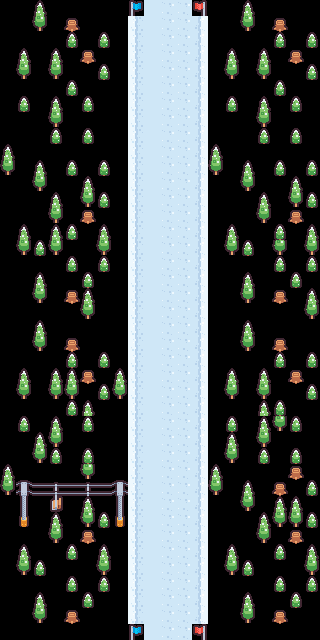

This game map was drawn from its Tiled (.tmx) file and the tilesets committed beside it. A one-line description and the full map source follow:
An orthogonal 20x40 tile map with 16x16 px tiles, 1 tile layer (Background) and 7 objects (4x Snowman, Finished, Trail, Player).

<map version="1.10" tiledversion="1.10.2" orientation="orthogonal" renderorder="right-down" width="20" height="40" tilewidth="16" tileheight="16" infinite="0" nextlayerid="4" nextobjectid="20">
 <tileset firstgid="1" name="tilemap_packed" tilewidth="16" tileheight="16" tilecount="132" columns="12">
  <image source="../images/Tilemap/tilemap_packed.png" width="192" height="176" />
 </tileset>
 <layer id="1" name="Background" width="20" height="40">
  <data encoding="csv">
0,0,7,0,0,0,0,0,22,3,4,4,21,0,0,7,0,0,0,0,
0,0,19,0,48,0,0,0,2,3,4,4,5,0,0,19,0,48,0,0,
0,0,0,0,31,0,31,0,2,3,4,4,5,0,0,0,0,31,0,31,
0,7,0,7,0,48,0,0,2,3,4,4,5,0,7,0,7,0,48,0,
0,19,0,19,0,0,31,0,2,3,4,4,5,0,19,0,19,0,0,31,
0,0,0,0,31,0,0,0,2,3,4,4,5,0,0,0,0,31,0,0,
0,31,0,7,0,31,0,0,2,3,4,4,5,0,31,0,7,0,31,0,
0,0,0,19,0,0,0,0,2,3,4,4,5,0,0,0,19,0,0,0,
0,0,0,31,0,31,0,0,2,3,4,4,5,0,0,0,31,0,31,0,
7,0,0,0,0,0,0,0,2,3,4,4,5,7,0,0,0,0,0,0,
19,0,7,0,31,0,31,0,2,3,4,4,5,19,0,7,0,31,0,31,
0,0,19,0,0,7,0,0,2,3,4,4,5,0,0,19,0,0,7,0,
0,0,0,7,0,19,31,0,2,3,4,4,5,0,0,0,7,0,19,31,
0,0,0,19,0,48,0,0,2,3,4,4,5,0,0,0,19,0,48,0,
0,7,0,7,31,0,7,0,2,3,4,4,5,0,7,0,0,31,0,7,
0,19,31,19,0,0,19,0,2,3,4,4,5,0,19,31,0,19,0,19,
0,0,0,0,31,0,31,0,2,3,4,4,5,0,0,0,0,31,0,31,
0,0,7,0,0,31,0,0,2,3,4,4,5,0,0,7,0,0,31,0,
0,0,19,0,48,7,0,0,2,3,4,4,5,0,0,19,0,48,0,7,
0,0,0,0,0,19,0,0,2,3,4,4,5,0,0,0,0,0,0,19,
0,0,7,0,0,0,0,0,2,3,4,4,5,0,0,7,0,0,0,0,
0,0,19,0,48,0,0,0,2,3,4,4,5,0,0,19,0,48,0,0,
0,0,0,0,31,0,31,0,2,3,4,4,5,0,0,0,0,31,0,31,
0,7,0,7,7,48,0,7,2,3,4,4,5,0,7,0,7,0,48,0,
0,19,0,19,19,0,31,19,2,3,4,4,5,0,19,0,19,0,0,31,
0,0,0,0,31,7,0,0,2,3,4,4,5,0,0,0,7,31,0,0,
0,31,0,7,0,31,0,0,2,3,4,4,5,0,31,0,7,19,31,0,
0,0,7,19,0,0,0,0,2,3,4,4,5,0,7,0,19,0,0,0,
0,0,19,31,0,31,0,0,2,3,4,4,5,0,19,0,31,0,31,0,
7,0,0,0,0,19,0,0,2,3,4,4,5,7,0,0,0,0,48,0,
19,43,47,46,47,46,47,43,2,3,4,4,5,19,0,7,0,48,0,31,
0,55,0,58,0,7,0,55,2,3,4,4,5,0,0,19,0,7,7,0,
0,67,0,7,0,19,31,67,2,3,4,4,5,0,0,0,7,19,19,31,
0,0,0,19,0,48,0,0,2,3,4,4,5,0,0,0,19,0,48,0,
0,7,0,0,31,0,7,0,2,3,4,4,5,0,7,0,0,31,0,7,
0,19,31,0,0,0,19,0,2,3,4,4,5,0,19,31,0,0,0,19,
0,0,0,0,31,0,31,0,2,3,4,4,5,0,0,0,0,31,0,31,
0,0,7,0,0,31,0,0,2,3,4,4,5,0,0,7,0,0,31,0,
0,0,19,0,48,0,0,0,2,3,4,4,5,0,0,19,0,48,0,0,
0,0,0,0,0,0,0,0,22,3,4,4,21,0,0,0,0,0,0,0
</data>
 </layer>
 <objectgroup id="2" name="Trigger" class="Trigger">
  <object id="12" type="Finished" x="128" y="636" width="80" height="4" />
  <object id="16" type="Trail" x="136" y="0">
   <polygon points="0,0 64,0 64,644 0,644" />
  </object>
 </objectgroup>
 <objectgroup id="3" name="SpawnPoint">
  <object id="3" name="Player Start" type="Player" x="168" y="20">
   <point />
  </object>
  <object id="4" type="Snowman" gid="70" x="176" y="192" width="16" height="16" />
  <object id="9" type="Snowman" gid="70" x="144" y="320" width="16" height="16" />
  <object id="10" type="Snowman" gid="70" x="176" y="448" width="16" height="16" />
  <object id="11" type="Snowman" gid="70" x="144" y="576" width="16" height="16" />
 </objectgroup>
</map>
